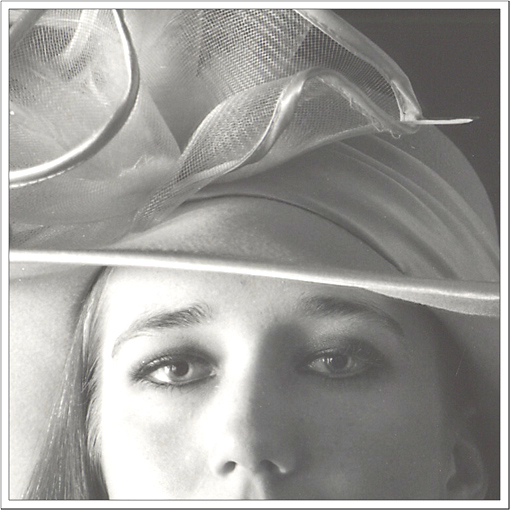
#> input picture Lectures/Lecture4/lowcontrast.jpg, 511 x 511 px, given in place of peppers.png, which was not available; the run also reads 1 picture not shown here
$ python Homework2_Solution.py   (older library calls are emulated)
#> lines starting #> are read from the running program, lines starting #| are printed output that depends on the picture; pictures that were not available may be replaced by others from this repository, and a replacement may not be noted
'''
Solution

'''
import cv2
import matplotlib.pyplot as plt
from PIL import Image
import numpy as np
import scipy
from scipy import misc
from scipy import ndimage
from fractions import Fraction
import math
from scipy.ndimage import filters

# ===  Problem 1: Warm Up ===
# 1.1 loading the images
#
image1 = np.float64(misc.imread('images/peppers.png', flatten=1, mode='F'))
#> image1: shape (511, 511) float64; min 38.07, max 255, mean 157.1
image2 = np.float64(misc.imread('images/cheetah.png', flatten=1, mode='F'))
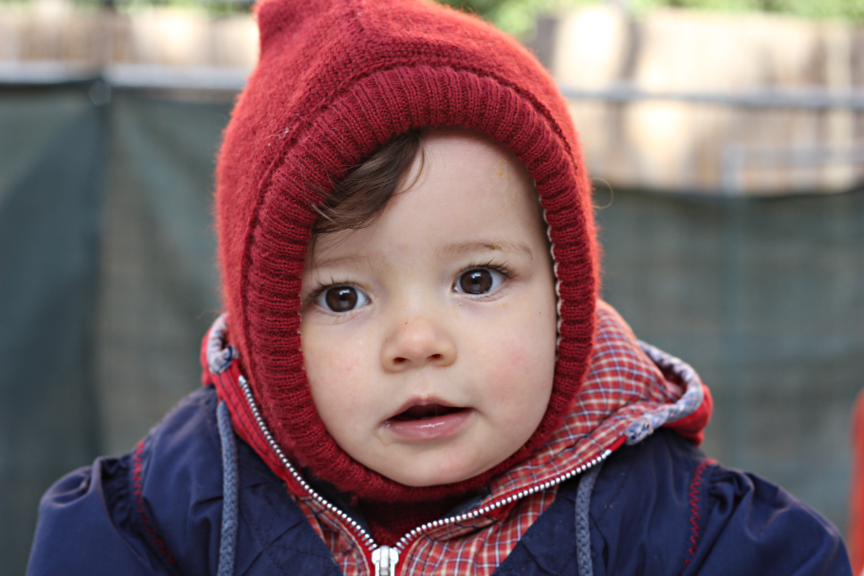
#> input picture Lectures/Lecture3/Baby.png, 864 x 576 px, given in place of cheetah.png, which was not available
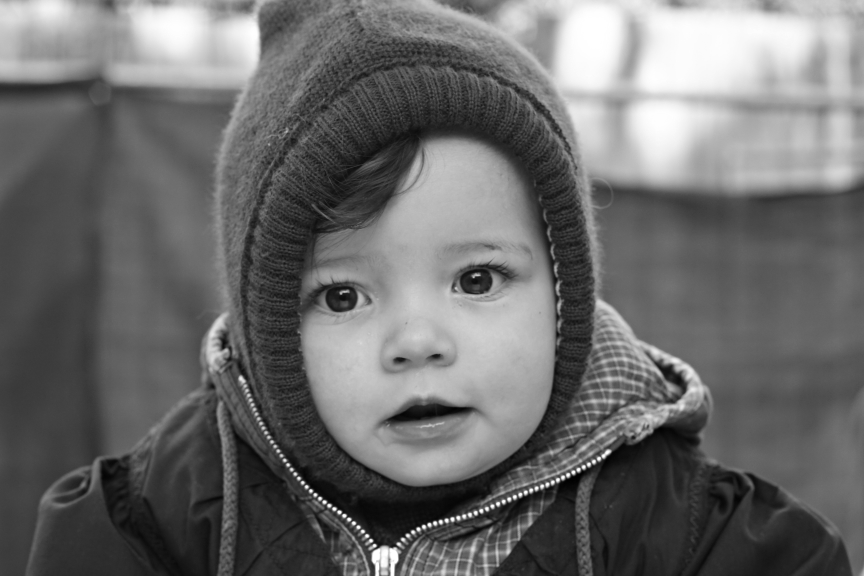
#> image2: shape (576, 864) float64; min 0, max 255, mean 107.9


# 1.2 blur the images
#
gau_image1 = ndimage.gaussian_filter(image1, 7)
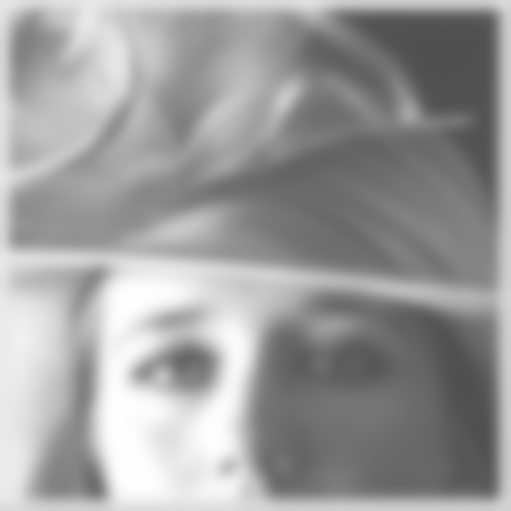
#> gau_image1: shape (511, 511) float64; min 79.51, max 255, mean 157.1
gau_image2 = ndimage.gaussian_filter(image2, 7)
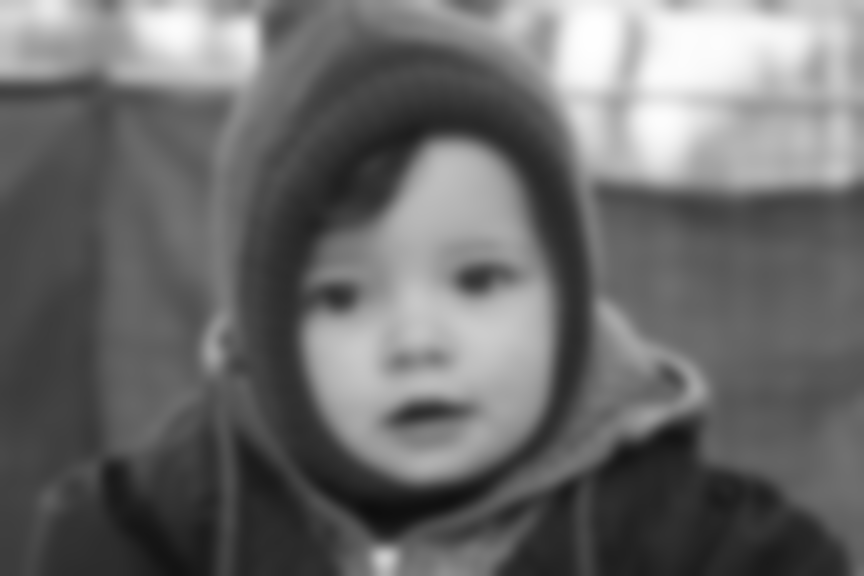
#> gau_image2: shape (576, 864) float64; min 14.42, max 254.9, mean 107.9


# 1.3 display the image
#
plt.figure(1, figsize=(15, 5))
plt.suptitle('problem 1.3', fontsize=20, fontweight='bold')

plt.subplot(1, 4, 1)
plt.title('image1', fontsize=10)
plt.imshow(image1, cmap=plt.cm.gray)
plt.axis('off')
plt.subplot(1, 4, 2)
plt.title('image1_blurred', fontsize=10)
plt.imshow(gau_image1, cmap=plt.cm.gray)
plt.axis('off')
plt.subplot(1, 4, 3)
plt.title('image2', fontsize=10)
plt.imshow(image2, cmap=plt.cm.gray)
plt.axis('off')
plt.subplot(1, 4, 4)
plt.title('image1_blurred', fontsize=10)
plt.imshow(gau_image2, cmap=plt.cm.gray)
plt.axis('off')
plt.show()


# 1.4 compute dft of the image
#
# image1
dft_image1 = np.fft.fft2(image1)
dft_image1_shift = np.fft.fftshift(dft_image1)
magnitude_spectrum_image1 = np.log(np.abs(dft_image1_shift))
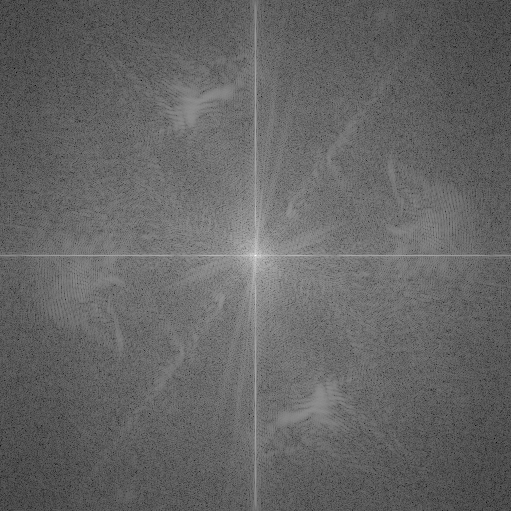
#> magnitude_spectrum_image1: shape (511, 511) float64; min 0.896, max 17.53, mean 7.53; drawn with min black and max white
# image2
dft_image2 = np.fft.fft2(image2)
dft_image2_shift = np.fft.fftshift(dft_image2)
magnitude_spectrum_image2 = np.log(np.abs(dft_image2_shift))
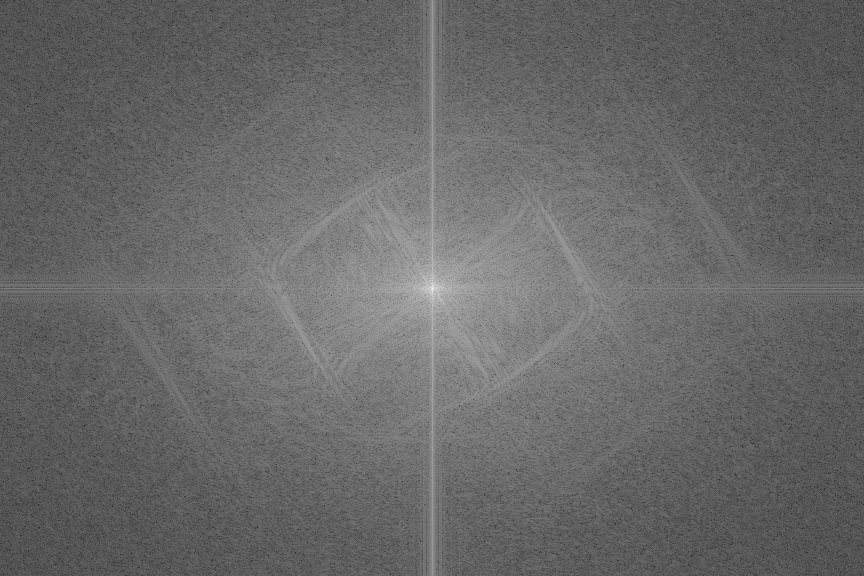
#> magnitude_spectrum_image2: shape (576, 864) float64; min 0.226, max 17.8, mean 7.41; drawn with min black and max white


# plot
plt.figure(1, figsize=(15, 5))
plt.suptitle('problem 1.4', fontsize=20, fontweight='bold')

plt.subplot(1, 2, 1)
plt.title('dtf_image1', fontsize=10)
plt.imshow(magnitude_spectrum_image1, cmap=plt.cm.gray)
plt.axis('off')
plt.subplot(1, 2, 2)
plt.title('dtf_image2', fontsize=10)
plt.imshow(magnitude_spectrum_image2, cmap=plt.cm.gray)
plt.axis('off')
plt.show()


# ===Problem 2: Histogram equilization ===

im2 = np.float64(misc.imread('images/lowcontrast.jpg', flatten=1))
# histogram
#> (the run stopped early here; a loop or call above may not have finished)
